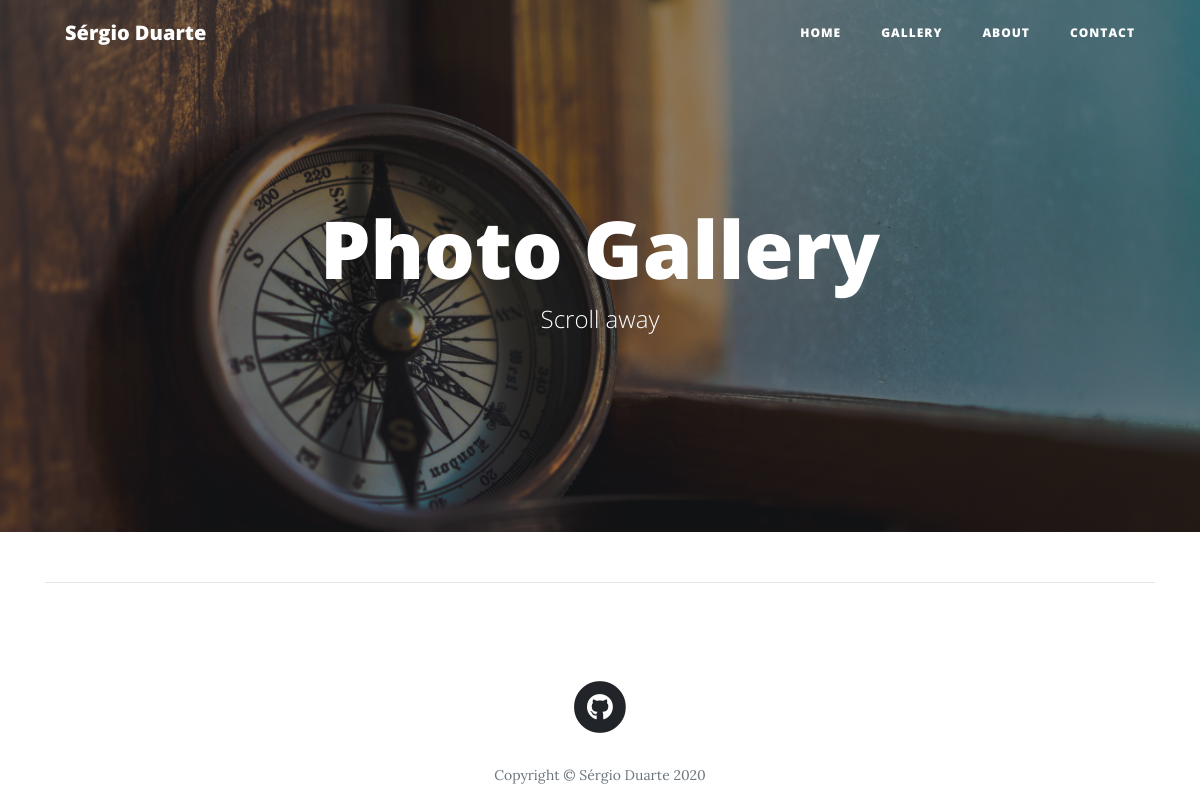
/gallery, run on an earlier commit of the app's database.
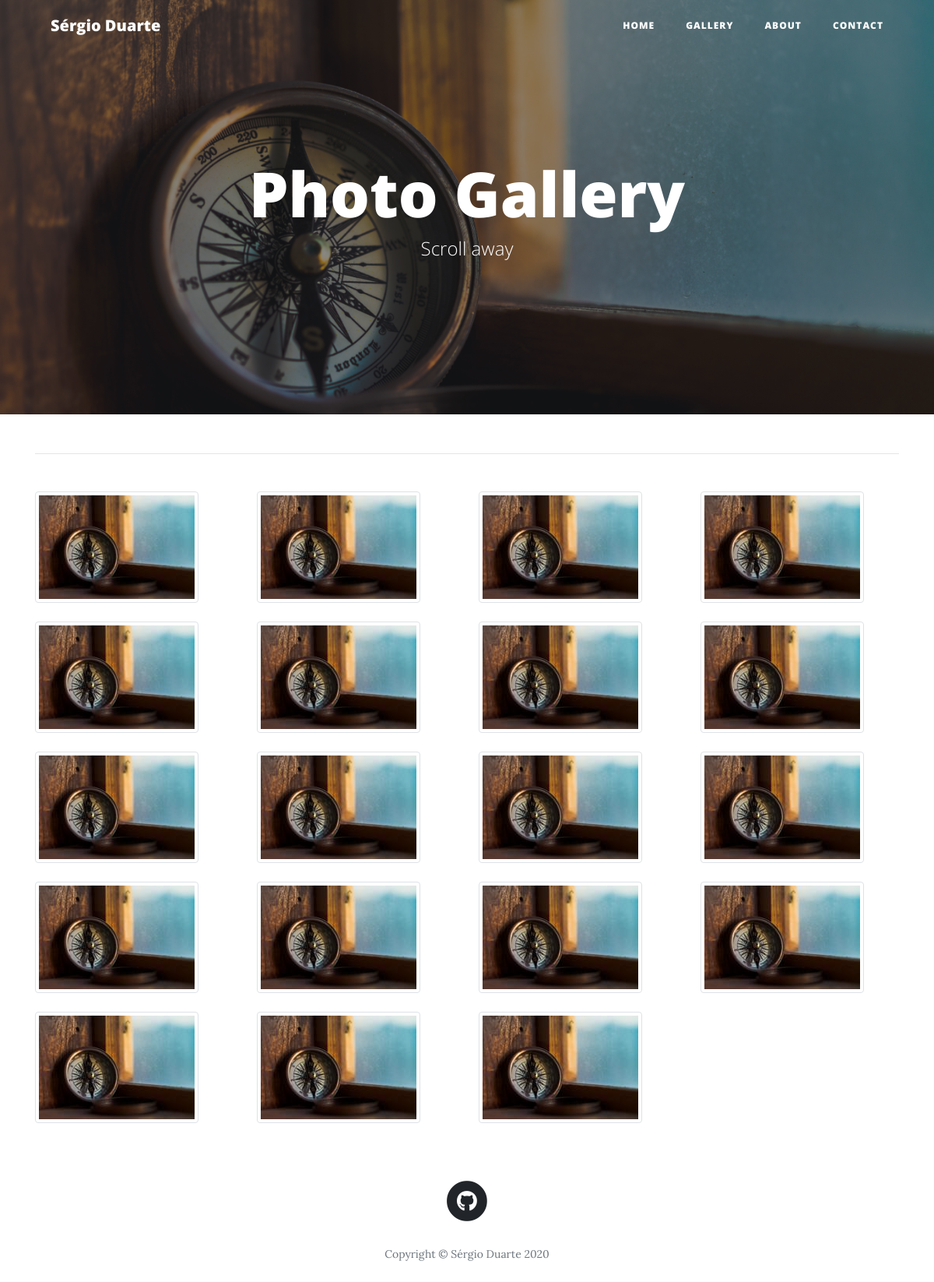
And on a later commit of the database.
### main/models.py (models this page shows, shortened)
class Post(db.Model):
    __tablename__ = 'posts'
    id = db.Column(db.Integer, primary_key=True)
    title = db.Column(db.String(256), nullable=True)
    author_id = db.Column(db.Integer, db.ForeignKey('users.id'))
    author = db.relationship('User',backref='post',uselist=False)
    created_on = db.Column(db.DateTime, nullable=True)
    updated_on = db.Column(db.DateTime, nullable=True)
    image_caption = db.Column(db.String(256), nullable=True, default='')
    image_uri = db.Column(db.String(256), nullable=True, default='')
    text_raw = db.Column(db.Text, nullable=True)
    text_html = db.Column(db.Text, nullable=True)
    text_preview = db.Column(db.Text, nullable=True)

### main/gallery/views.py (the view)
@gallery.route('/gallery')
def view_gallery():
    posts = Post\
            .query\
            .filter_by(author_id=1)\
            .order_by(Post.created_on.desc())
    return render_template('gallery.html', posts=posts)

### main/gallery/templates/gallery/gallery.html (shortened to what this page needs)
{% extends "base.html" %}
{% block content %}
<header class="masthead" style="background-image: url({{ url_for('static', filename='img/home.jpg') }})">
  <div class="overlay"></div>
  <div class="container">
    <div class="row">
      <div class="col-lg-8 col-md-10 mx-auto">
        <div class="page-heading">
          <h1>Photo Gallery</h1>
          <span class="subheading">Scroll away</span>
        </div>
      </div>
    </div>
  </div>
</header>
<div class="container">
  <hr class="mt-2 mb-5">
  <div class="row text-center text-lg-left">
    {% for post in posts %}
      <div class="col-lg-3 col-md-4 col-6">
        <a data-toggle="modal" data-target="#modal_{{ post['id'] }}" class="d-block mb-4 h-100">
          <img class="img-fluid img-thumbnail" src="{{ url_for('static', filename='img/thumbnail/'+post['image_uri']) }}" alt="">
        </a>
      </div>
    {% endfor %}
  </div>
</div>
{% endblock %}

What changed in the data, as far as the page shows it:
added Post: image_uri (picture)
added Post: image_uri (picture)
added Post: image_uri (picture)
added Post: image_uri (picture)
added Post: image_uri (picture)
added Post: image_uri (picture)
added Post: image_uri (picture)
added Post: image_uri (picture)
added Post: image_uri (picture)
added Post: image_uri (picture)
added Post: image_uri (picture)
added Post: image_uri (picture)
added Post: image_uri (picture)
added Post: image_uri (picture)
added Post: image_uri (picture)
added Post: image_uri (picture)
added Post: image_uri (picture)
added Post: image_uri (picture)
added Post: image_uri (picture)
